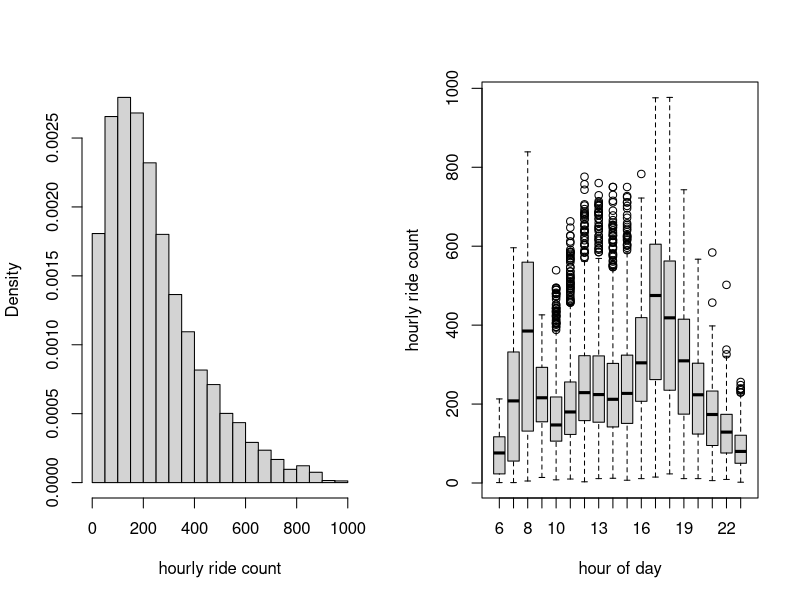
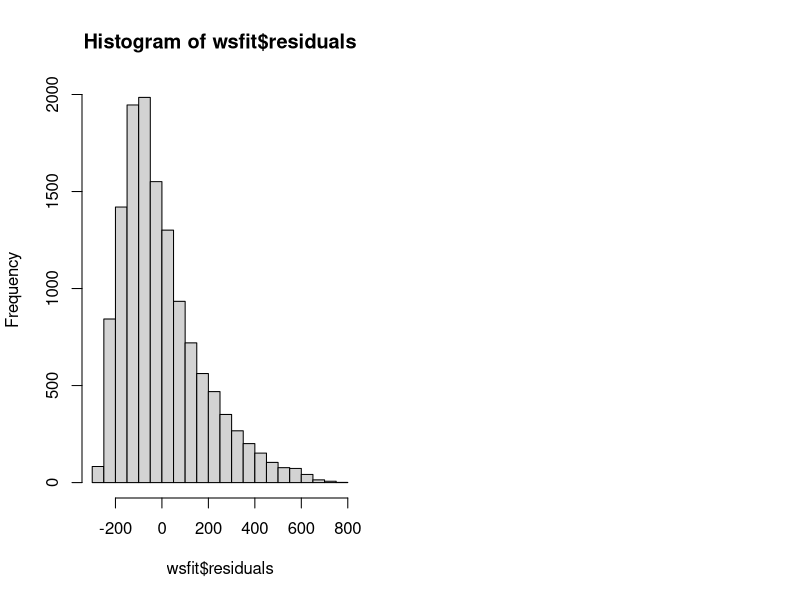

Source code (R) for these figures, in order:
## ---- chunk 1
biketab <- read.csv("bikeshare.csv")
head(biketab)
par(mfrow=c(1,2))
hist(biketab$cnt, xlab="hourly ride count", freq=FALSE, main="")
boxplot(biketab$cnt ~ biketab$hr, xlab="hour of day", ylab="hourly ride count")
## ---- chunk 2
biketab$weathersit <- factor(biketab$weathersit)
levels(biketab$weathersit)
## ---- chunk 3
wsfit <- glm(cnt ~ weathersit, data=biketab)
summary(wsfit)
## ---- chunk 4
1- 397756252/414271583
## ---- chunk 5
sqrt(30365.39)
## ---- chunk 6
hist(wsfit$residuals)
## ---- chunk 7
weatherfit <- glm(log(cnt) ~ weathersit + temp + hum + windspeed, data=biketab) 
summary(weatherfit)
## ---- chunk 8
exp(0.4119)
## ---- chunk 9
weatherfit2 <- glm(log(cnt) ~ temp*hum*windspeed + weathersit, data=biketab)
coef(weatherfit2)
